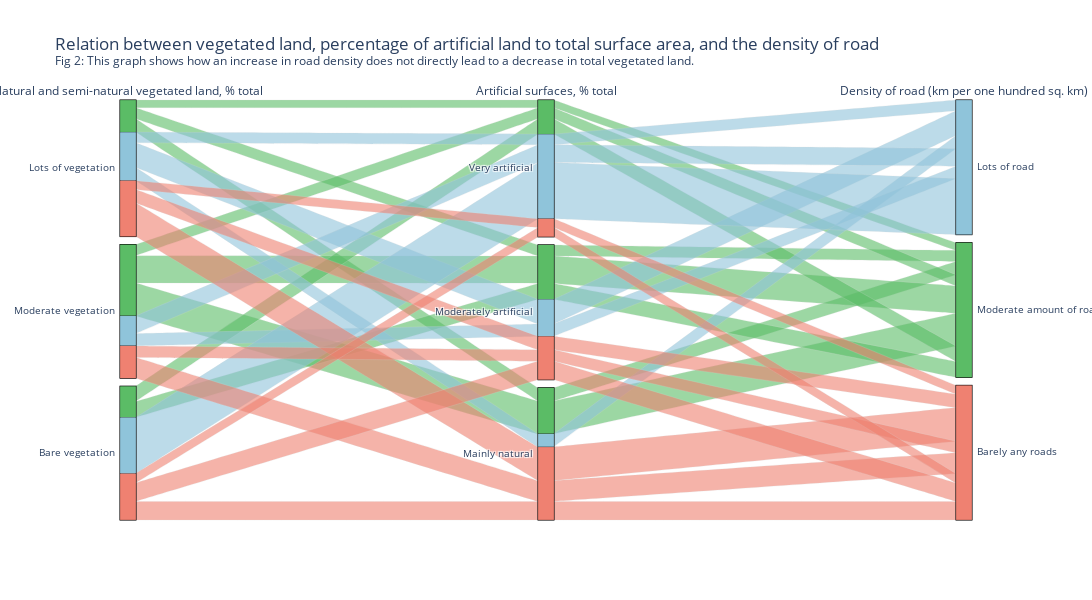

The notebook cell this image was saved under:
### Markdown cell above
From this figure a conclusion could be drawn concerning a decline in vegetated land as the local density of road increases. This must then mean that a rise in industry and infrastructure is nothing but a bad influence to local nature.

This however is not the full story as the following figure shows.

### Code cell
fig2.show()

### Figure 1 — Plotly figure (JSON) as saved in the notebook; plotly's stock layout.template omitted (floating-point values rounded to 4 significant figures; data arrays with more than 128 entries replaced by an {"elided": "..."} marker saying what was removed)
{"data": [{"dimensions": [{"categoryarray": ["Lots of vegetation", "Moderate vegetation", "Bare vegetation"], "categoryorder": "array", "label": "Natural and semi-natural vegetated land, % total", "values": {"elided": "3828 str values"}}, {"categoryarray": ["Very artificial", "Moderately artificial", "Mainly natural"], "categoryorder": "array", "label": "Artificial surfaces, % total", "values": {"elided": "3828 str values"}}, {"categoryarray": ["Lots of road", "Moderate amount of road", "Barely any roads"], "categoryorder": "array", "label": "Density of road (km per one hundred sq. km)", "values": {"elided": "3828 str values"}}], "line": {"color": {"elided": "3828 str values"}}, "type": "parcats"}], "layout": {"height": 600, "title": {"text": "Relation between vegetated land, percentage of artificial land to total surface area, and the density of road <br><sup>Fig 2: This graph shows how an increase in road density does not directly lead to a decrease in total vegetated land.</sup>"}, "width": 1300}}
